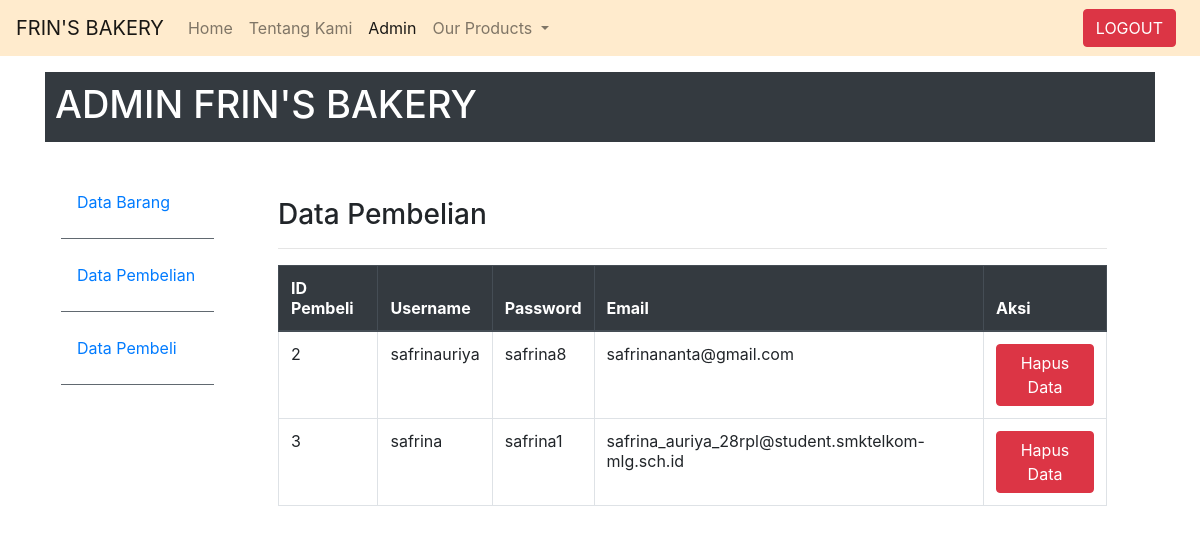
Page /data_pembeli.php on the earlier database version.
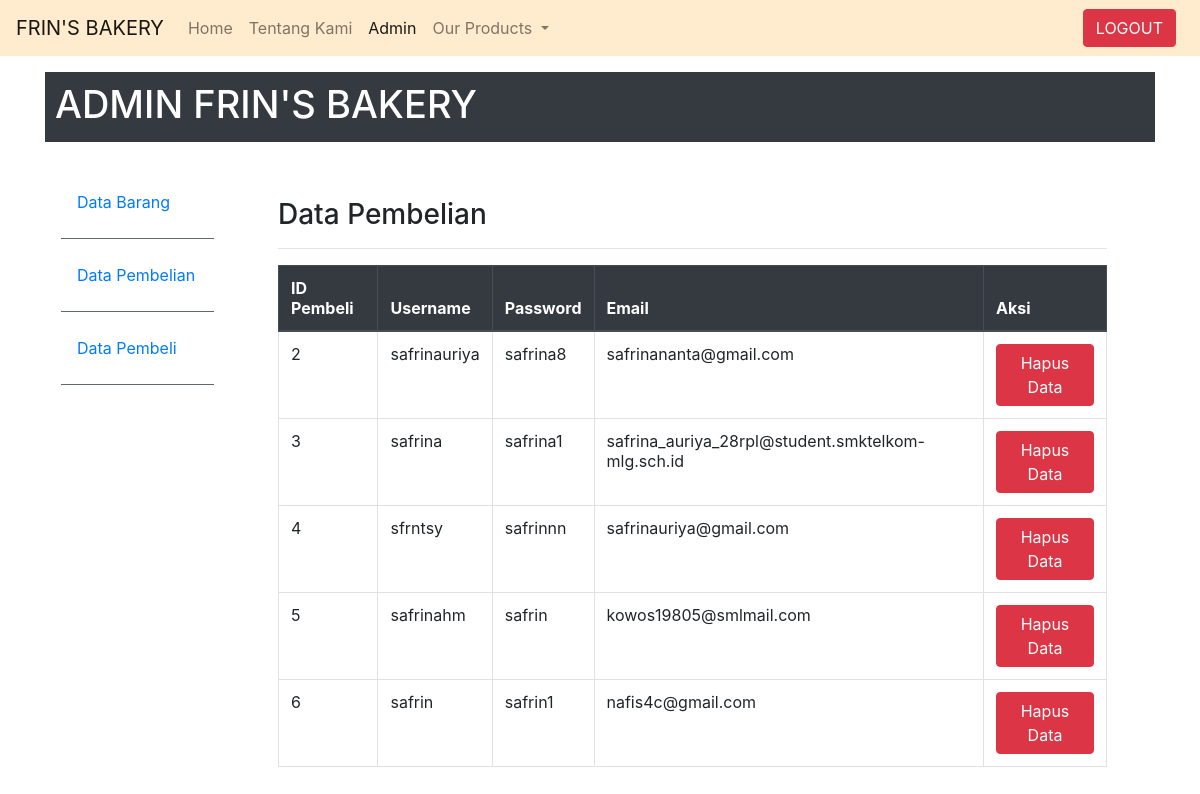
Same page on the later database version.
### tables this page shows
CREATE TABLE `pembeli` (
  `id_pembeli` int(4) NOT NULL,
  `username` varchar(30) NOT NULL,
  `password` varchar(20) NOT NULL,
  `email` varchar(50) NOT NULL
);

### data_pembeli.php (the view, shortened to what this page needs)
<html>
<head>
    <link rel="stylesheet" href="https://stackpath.bootstrapcdn.com/bootstrap/4.4.1/css/bootstrap.min.css">
</head>
<body>
    <nav class="navbar navbar-expand-lg navbar-light fixed-top" style="background-color: blanchedalmond;">
        <a class="navbar-brand" href="#">FRIN'S BAKERY</a>
        <div class="collapse navbar-collapse" id="navbarNav">
          <ul class="navbar-nav">
            <li class="nav-item ">
              <a class="nav-link" href="#">Home <span class="sr-only">(current)</span></a>
            </li>
            <li class="nav-item">
              <a class="nav-link" href="#">Tentang Kami</a>
            <li class="nav-item active">
                <a class="nav-link" href="login.php">Admin</a>
              <li class="nav-item dropdown">
                <a class="nav-link dropdown-toggle" href="#tentangkami" id="navbarDropdownMenuLink" role="button" data-toggle="dropdown" aria-haspopup="true" aria-expanded="false">
                  Our Products
                </a>
              </li>
          </ul>
        </div>
        <div class="collapse navbar-collapse justify-content-end" id="navbarNavAltMarkup">
            <ul class="navbar-nav">
              <li class="nav-item active">
                <a href="index.html" class="btn btn-danger  mr-sm-2">LOGOUT</a>
              </li>
            </ul>
          </div>
      </nav>
<br>
<br>
<br>
    <div class="container mg-4">
    <h4 class="bg-dark text-white" style="height: 70px ; padding: 10px ;font-size: 38px">ADMIN FRIN'S BAKERY</h4>
    <div class="row no-gutters">
        <div class="col-md-2 mt-2 pr-3 pt-4">
            <ul class="nav flex-column ml-3 mb-5">
                <li class="nav-item">
                  <a class="nav-link active" href="stok.php">Data Barang</a><hr class="bg-secondary">
                </li>
                <li class="nav-item">
                  <a class="nav-link" href="tampilantransaksi.php">Data Pembelian</a><hr class="bg-secondary">
                </li>
                <li class="nav-item">
                  <a class="nav-link" href="tampilantransaksi.php">Data Pembeli</a><hr class="bg-secondary">
                </li>
              </ul>
        </div>
        <div class="col-md-10 p-5 pt-2">
            <h3>Data Pembelian</h3><hr>
            <table class="table table-bordered"width="530" border="1">
            <thead class="thead-dark">
            <tr>
                <th scope="col">ID Pembeli</th>
                <th scope="col">Username</th>
                <th scope="col">Password</th>
                <th scope="col">Email</th>
                <th colspan="3" scope="col">Aksi</th>
            </tr>
        </thead>
        <tbody>
            <?php
           include "koneksistok.php";
           $query = "SELECT * FROM pembeli";
           $sql = mysqli_query($connect, $query);
           while($data = mysqli_fetch_array($sql)){
               echo "<tr>";
               echo"<td>".$data['id_pembeli']."</td>";
               echo"<td>".$data['username']."</td>";
               echo"<td>".$data['password']."</td>";
               echo"<td>".$data['email']."</td>";
               echo"<td><a href='delete_pembeli.php?id_pembeli".$data['id_pembeli']."'class='btn btn-danger' onclick='return confirm(\"Apakah anda yakin ingin menghapus data?\")'>Hapus Data</a></td>";
               echo "</tr>";
}
?>
        </tbody>
    </table>
    </div>
</body>
</html>

Differences in the rows shown:
added pembeli: id_pembeli "4", username "sfrntsy", password "safrinnn", email "safrinauriya@gmail.com"
added pembeli: id_pembeli "5", username "safrinahm", password "safrin", email "kowos19805@smlmail.com"
added pembeli: id_pembeli "6", username "safrin", password "safrin1", email "nafis4c@gmail.com"
